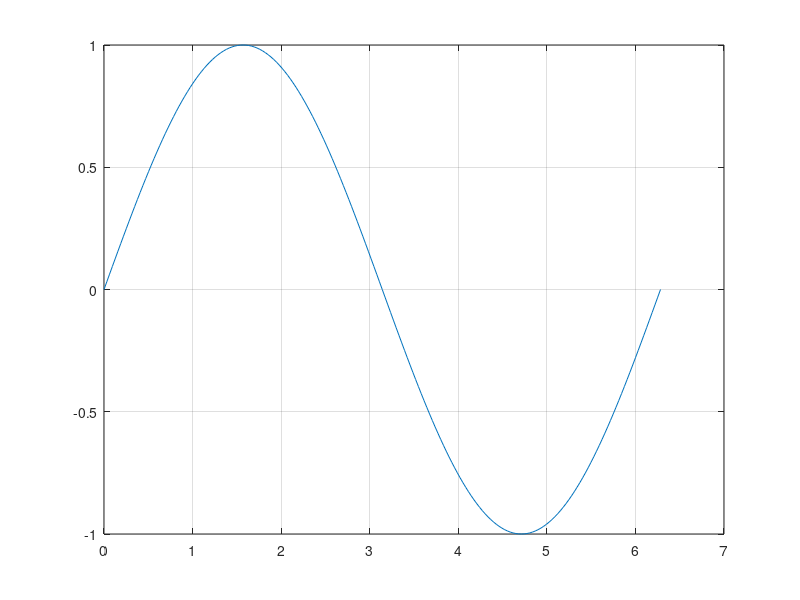
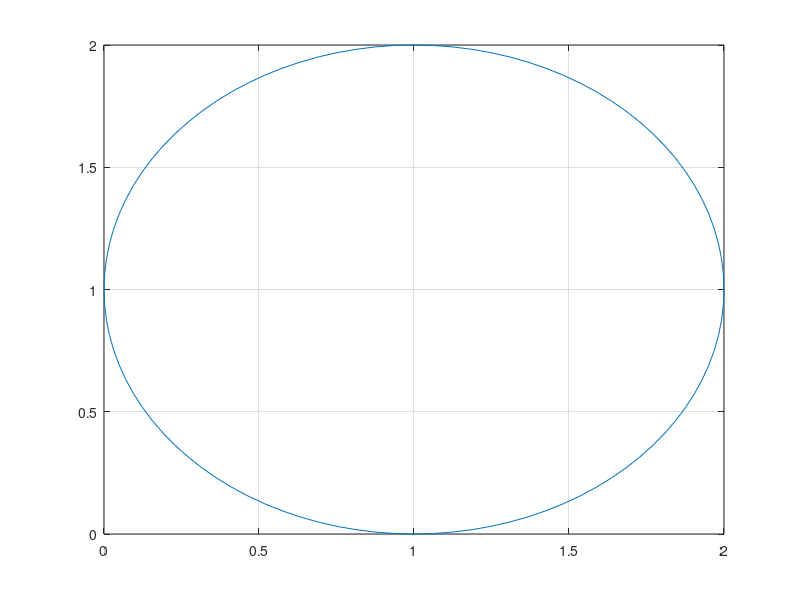
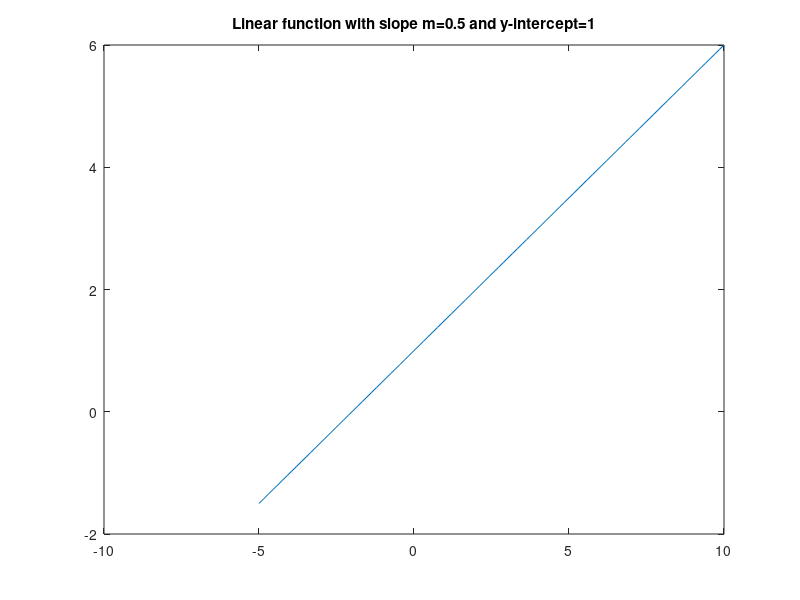

Write MATLAB code to recreate these figures, in order. (Note: this script raises an error after producing the figures.)
%% What is a Function?
% *Back to* <https://math4econ.github.io/ *Intro Math for Econ*>*,*  <https://fanwangecon.github.io/M4Econ/ 
% *Matlab Examples*>*, or* <https://fanwangecon.github.io/MEconTools/ *MEconTools*> 
% *Repositories*
%% 
% *function/mapping*: a mapping (also called a function) is a rule that assigns 
% to every element x of a set X a single element of a set Y. It is written as: 
% 
% $$f:X\rightarrow Y$$ 
% 
% where the arrow indicates mapping, and the letter $f$ symbolically specifies 
% a rule of mapping. When we write:
% 
% $$y=f(x)$$
% 
% we are mapping from argument $x$ in domain $X$ to value $y$ in co-domain Y.
% 
% _*Definitions:*_
%% 
% * *domain*: big $X$ is the domain of $f$
% * *argument*: little $x$ is an element in big $X$, an argument of the function 
% $f$.
% * *co-domain*: big $Y$ is the co-domain of $f$.
% * *image/value*: when $y =f(x)$, we refer to $y$ as the image or value of 
% $x$ under $f$.
% * *range*: $f(X) = \{ y \in Y : y = f(x) \text{ for some } x \in X  \}$
% * *graph:* "The graph of a function of one variables consists of all points 
% in the Cartesian plane whose coordinates (x,y) satisfy the equation y = f(x)" 
% (SB)
%% 
% In some textbooks, $x$ is called independent or exogenous variables, and $y$ 
% is called dependent or endogenous variables. We will avoid using those words 
% to avoid confusion.
%% 
% _*This is a function*_:

figure();
x = 0:pi/100:2*pi;
y = sin(x);
plot(x,y);
grid on;
%% 
% _*This is NOT a function*_:

figure();
x = 1; y=1; r=1;
th = 0:pi/50:2*pi;
xunit = r * cos(th) + x;
yunit = r * sin(th) + y;
h = plot(xunit, yunit);
grid on;
%% 
% *A Linear Function*
% 
% A linear function, polynomial of degreee 1, has slope $m$ and intercept $b$. 
% Linear functions have a constant slope.

figure();
m = 0.5;
b = 1;
ar_x = linspace(-5, 10, 100);
ar_y = ar_x*m + b;
h = plot(ar_x, ar_y);
% Title
title({['Linear function with slope m=' num2str(m) ' and y-intercept=' num2str(b)]});
% axis lines
xline0 = xline(0);
xline0.HandleVisibility = 'off';
yline0 = yline(0);
yline0.HandleVisibility = 'off';
grid on;
%% 
% 
% 
%